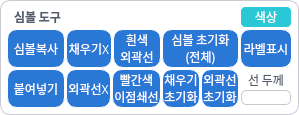
             <widget class="QGroupBox" name="groupBox_2">
              <property name="minimumSize">
               <size>
                <width>0</width>
                <height>100</height>
               </size>
              </property>
              <property name="maximumSize">
               <size>
                <width>16777215</width>
                <height>10000</height>
               </size>
              </property>
              <property name="styleSheet">
               <string notr="true">QGroupBox {
    background-color: rgb(255, 255, 255);
    border: 1px solid rgb(200, 200, 210);
    border-radius: 10px;
    padding: 0px 0px;
}</string>
              </property>
              <property name="title">
               <string/>
              </property>
              <layout class="QGridLayout" name="gridLayout_11">
               <property name="leftMargin">
                <number>6</number>
               </property>
               <property name="topMargin">
                <number>5</number>
               </property>
               <property name="rightMargin">
                <number>6</number>
               </property>
               <property name="bottomMargin">
                <number>6</number>
               </property>
               <property name="spacing">
                <number>1</number>
               </property>
               <item row="5" column="3" colspan="2">
                <widget class="QPushButton" name="btn_red2point_line">
                 <property name="sizePolicy">
                  <sizepolicy hsizetype="Expanding" vsizetype="Expanding">
                   <horstretch>0</horstretch>
                   <verstretch>0</verstretch>
                  </sizepolicy>
                 </property>
                 <property name="minimumSize">
                  <size>
                   <width>0</width>
                   <height>34</height>
                  </size>
                 </property>
                 <property name="maximumSize">
                  <size>
                   <width>1000</width>
                   <height>1000</height>
                  </size>
                 </property>
                 <property name="font">
                  <font>
                   <family>Noto Sans KR Medium</family>
                   <weight>50</weight>
                   <bold>false</bold>
                  </font>
                 </property>
                 <property name="styleSheet">
                  <string notr="true">/* 1. 기본 상태 */
QPushButton {
    color: rgb(255, 255, 255);
    background-color:  rgb(42,120,214);
    border: 1px solid rgb(255, 255, 255);
    border-radius: 10px;
    padding: 1px 1px;                    /*여백*/
}

/* 2. 마우스를 올렸을 때 (Hover) */
QPushButton:hover {
    background-color: rgb(109, 167, 242,0.8); /* 원래 색상보다 약간 밝게 */
}

/* 3. 버튼을 클릭했을 때 (Pressed) - 애니메이션 효과 대체 */
QPushButton:pressed {
    background-color: rgb(160, 196, 242);  /* 원래 색상보다 어둡게 해서 눌린 느낌 전달 */
    border: 2px solid rgb(50, 50, 50);  /* 테두리를 두껍게 하거나 선 색상을 어둡게 */
    padding-left: 3px;                    /* 텍스트가 미세하게 움직이는 효과 (선택사항) */
    padding-top: 3px;
}</string>
                 </property>
                 <property name="text">
                  <string>빨간색
이점쇄선</string>
                 </property>
                </widget>
               </item>
               <item row="5" column="0">
                <widget class="QPushButton" name="btn_SymBol_paste">
                 <property name="sizePolicy">
                  <sizepolicy hsizetype="Expanding" vsizetype="Expanding">
                   <horstretch>0</horstretch>
                   <verstretch>0</verstretch>
                  </sizepolicy>
                 </property>
                 <property name="minimumSize">
                  <size>
                   <width>0</width>
                   <height>34</height>
                  </size>
                 </property>
                 <property name="maximumSize">
                  <size>
                   <width>10000</width>
                   <height>10000</height>
                  </size>
                 </property>
                 <property name="font">
                  <font>
                   <family>Noto Sans KR Medium</family>
                   <weight>50</weight>
                   <bold>false</bold>
                  </font>
                 </property>
                 <property name="styleSheet">
                  <string notr="true">/* 1. 기본 상태 */
QPushButton {
    color: rgb(255, 255, 255);
    background-color:  rgb(42,120,214);
    border: 1px solid rgb(255, 255, 255);
    border-radius: 10px;
    padding: 1px 1px;                    /*여백*/
}

/* 2. 마우스를 올렸을 때 (Hover) */
QPushButton:hover {
    background-color: rgb(109, 167, 242,0.8); /* 원래 색상보다 약간 밝게 */
}

/* 3. 버튼을 클릭했을 때 (Pressed) - 애니메이션 효과 대체 */
QPushButton:pressed {
    background-color: rgb(160, 196, 242);  /* 원래 색상보다 어둡게 해서 눌린 느낌 전달 */
    border: 2px solid rgb(50, 50, 50);  /* 테두리를 두껍게 하거나 선 색상을 어둡게 */
    padding-left: 3px;                    /* 텍스트가 미세하게 움직이는 효과 (선택사항) */
    padding-top: 3px;
}</string>
                 </property>
                 <property name="text">
                  <string>붙여넣기</string>
                 </property>
                </widget>
               </item>
               <item row="5" column="8">
                <widget class="QGroupBox" name="groupBox_8">
                 <property name="sizePolicy">
                  <sizepolicy hsizetype="Expanding" vsizetype="Expanding">
                   <horstretch>0</horstretch>
                   <verstretch>0</verstretch>
                  </sizepolicy>
                 </property>
                 <property name="minimumSize">
                  <size>
                   <width>0</width>
                   <height>0</height>
                  </size>
                 </property>
                 <property name="maximumSize">
                  <size>
                   <width>1000</width>
                   <height>34</height>
                  </size>
                 </property>
                 <property name="styleSheet">
                  <string notr="true">QGroupBox {
    background-color: rgb(255, 255, 255);
    border: 1px solid rgb(255, 255, 255);
    border-radius: 10px;
    padding: 0px 0px;
}</string>
                 </property>
                 <property name="title">
                  <string/>
                 </property>
                 <layout class="QGridLayout" name="gridLayout_15">
                  <property name="leftMargin">
                   <number>0</number>
                  </property>
                  <property name="topMargin">
                   <number>0</number>
                  </property>
                  <property name="rightMargin">
                   <number>0</number>
                  </property>
                  <property name="bottomMargin">
                   <number>0</number>
                  </property>
                  <property name="horizontalSpacing">
                   <number>0</number>
                  </property>
                  <property name="verticalSpacing">
                   <number>3</number>
                  </property>
                  <item row="2" column="1">
                   <widget class="QLineEdit" name="input_line_width">
                    <property name="sizePolicy">
                     <sizepolicy hsizetype="Expanding" vsizetype="Expanding">
                      <horstretch>0</horstretch>
                      <verstretch>0</verstretch>
                     </sizepolicy>
                    </property>
                    <property name="minimumSize">
                     <size>
                      <width>30</width>
                      <height>0</height>
                     </size>
                    </property>
                    <property name="maximumSize">
                     <size>
                      <width>50</width>
                      <height>16777215</height>
                     </size>
                    </property>
                    <property name="styleSheet">
                     <string notr="true">QLineEdit {
    border: 1px solid rgb(200, 200, 210);
    border-radius: 5px;
    background-color: rgb(255, 255, 255);
    padding-left: 5px;
}</string>
                    </property>
                    <property name="frame">
                     <bool>false</bool>
                    </property>
                    <property name="alignment">
                     <set>Qt::AlignLeading|Qt::AlignLeft|Qt::AlignVCenter</set>
                    </property>
                   </widget>
                  </item>
                  <item row="0" column="1">
                   <widget class="QPushButton" name="btn_line">
                    <property name="sizePolicy">
                     <sizepolicy hsizetype="Expanding" vsizetype="Expanding">
                      <horstretch>0</horstretch>
                      <verstretch>0</verstretch>
                     </sizepolicy>
                    </property>
                    <property name="minimumSize">
                     <size>
                      <width>0</width>
                      <height>0</height>
                     </size>
                    </property>
                    <property name="maximumSize">
                     <size>
                      <width>50</width>
                      <height>10000</height>
                     </size>
                    </property>
                    <property name="font">
                     <font>
                      <family>Noto Sans KR</family>
                      <weight>50</weight>
                      <bold>false</bold>
                     </font>
                    </property>
                    <property name="styleSheet">
                     <string notr="true">/* 1. 기본 상태 */
QPushButton {
   color: rgb(85, 93, 109);
    border-radius: 5px;
    padding: 1px 1px;                    /*여백*/
}

</string>
                    </property>
                    <property name="text">
                     <string>선 두께</string>
                    </property>
                    <property name="iconSize">
                     <size>
                      <width>16</width>
                      <height>16</height>
                     </size>
                    </property>
                   </widget>
                  </item>
                 </layout>
                </widget>
               </item>
               <item row="5" column="2">
                <widget class="QPushButton" name="btn_Symbol_outline_del">
                 <property name="sizePolicy">
                  <sizepolicy hsizetype="Expanding" vsizetype="Expanding">
                   <horstretch>0</horstretch>
                   <verstretch>0</verstretch>
                  </sizepolicy>
                 </property>
                 <property name="minimumSize">
                  <size>
                   <width>0</width>
                   <height>0</height>
                  </size>
                 </property>
                 <property name="maximumSize">
                  <size>
                   <width>1000</width>
                   <height>1000</height>
                  </size>
                 </property>
                 <property name="font">
                  <font>
                   <family>Noto Sans KR Medium</family>
                   <weight>50</weight>
                   <bold>false</bold>
                  </font>
                 </property>
                 <property name="styleSheet">
                  <string notr="true">/* 1. 기본 상태 */
QPushButton {
    color: rgb(255, 255, 255);
    background-color:  rgb(42,120,214);
    border: 1px solid rgb(255, 255, 255);
    border-radius: 10px;
    padding: 1px 1px;                    /*여백*/
}

/* 2. 마우스를 올렸을 때 (Hover) */
QPushButton:hover {
    background-color: rgb(109, 167, 242,0.8); /* 원래 색상보다 약간 밝게 */
}

/* 3. 버튼을 클릭했을 때 (Pressed) - 애니메이션 효과 대체 */
QPushButton:pressed {
    background-color: rgb(160, 196, 242);  /* 원래 색상보다 어둡게 해서 눌린 느낌 전달 */
    border: 2px solid rgb(50, 50, 50);  /* 테두리를 두껍게 하거나 선 색상을 어둡게 */
    padding-left: 3px;                    /* 텍스트가 미세하게 움직이는 효과 (선택사항) */
    padding-top: 3px;
}</string>
                 </property>
                 <property name="text">
                  <string>외곽선X</string>
                 </property>
                </widget>
               </item>
               <item row="0" column="8">
                <widget class="QPushButton" name="btn_Symbol_Color">
                 <property name="sizePolicy">
                  <sizepolicy hsizetype="Expanding" vsizetype="Expanding">
                   <horstretch>0</horstretch>
                   <verstretch>0</verstretch>
                  </sizepolicy>
                 </property>
                 <property name="minimumSize">
                  <size>
                   <width>0</width>
                   <height>0</height>
                  </size>
                 </property>
                 <property name="maximumSize">
                  <size>
                   <width>10000</width>
                   <height>10000</height>
                  </size>
                 </property>
                 <property name="font">
                  <font>
                   <family>Noto Sans KR Medium</family>
                   <weight>50</weight>
                   <bold>false</bold>
                  </font>
                 </property>
                 <property name="styleSheet">
                  <string notr="true">/* 1. 기본 상태 */
QPushButton {
    color: rgb(255, 255, 255);
    background-color:  rgb(42,200,214);
    border: 1px solid rgb(255, 255, 255);
    border-radius: 5px;
    padding: 1px 1px;                    /*여백*/
}

/* 2. 마우스를 올렸을 때 (Hover) */
QPushButton:hover {
    background-color: rgb(42, 220, 234,0.8); /* 원래 색상보다 약간 밝게 */
}

/* 3. 버튼을 클릭했을 때 (Pressed) - 애니메이션 효과 대체 */
QPushButton:pressed {
    background-color: rgb(160, 196, 242);  /* 원래 색상보다 어둡게 해서 눌린 느낌 전달 */
    border: 2px solid rgb(50, 50, 50);  /* 테두리를 두껍게 하거나 선 색상을 어둡게 */
    padding-left: 3px;                    /* 텍스트가 미세하게 움직이는 효과 (선택사항) */
    padding-top: 3px;
}</string>
                 </property>
                 <property name="text">
                  <string>색상</string>
                 </property>
                </widget>
               </item>
               <item row="5" column="6">
                <widget class="QPushButton" name="btn_Symbol_Clear_fill_this">
                 <property name="sizePolicy">
                  <sizepolicy hsizetype="Expanding" vsizetype="Expanding">
                   <horstretch>0</horstretch>
                   <verstretch>0</verstretch>
                  </sizepolicy>
                 </property>
                 <property name="minimumSize">
                  <size>
                   <width>0</width>
                   <height>34</height>
                  </size>
                 </property>
                 <property name="maximumSize">
                  <size>
                   <width>40</width>
                   <height>10000</height>
                  </size>
                 </property>
                 <property name="font">
                  <font>
                   <family>Noto Sans KR Medium</family>
                   <weight>50</weight>
                   <bold>false</bold>
                  </font>
                 </property>
                 <property name="styleSheet">
                  <string notr="true">/* 1. 기본 상태 */
QPushButton {
    color: rgb(255, 255, 255);
    background-color:  rgb(42,120,214);
    border: 1px solid rgb(255, 255, 255);
    border-radius: 10px;
    padding: 1px 1px;                    /*여백*/
}

/* 2. 마우스를 올렸을 때 (Hover) */
QPushButton:hover {
    background-color: rgb(109, 167, 242,0.8); /* 원래 색상보다 약간 밝게 */
}

/* 3. 버튼을 클릭했을 때 (Pressed) - 애니메이션 효과 대체 */
QPushButton:pressed {
    background-color: rgb(160, 196, 242);  /* 원래 색상보다 어둡게 해서 눌린 느낌 전달 */
    border: 2px solid rgb(50, 50, 50);  /* 테두리를 두껍게 하거나 선 색상을 어둡게 */
    padding-left: 3px;                    /* 텍스트가 미세하게 움직이는 효과 (선택사항) */
    padding-top: 3px;
}</string>
                 </property>
                 <property name="text">
                  <string>채우기
초기화</string>
                 </property>
                </widget>
               </item>
               <item row="2" column="2" colspan="2">
                <widget class="QPushButton" name="btn_Symbol_fill_del">
                 <property name="sizePolicy">
                  <sizepolicy hsizetype="Expanding" vsizetype="Expanding">
                   <horstretch>0</horstretch>
                   <verstretch>0</verstretch>
                  </sizepolicy>
                 </property>
                 <property name="minimumSize">
                  <size>
                   <width>11</width>
                   <height>34</height>
                  </size>
                 </property>
                 <property name="maximumSize">
                  <size>
                   <width>1000</width>
                   <height>10000</height>
                  </size>
                 </property>
                 <property name="sizeIncrement">
                  <size>
                   <width>0</width>
                   <height>0</height>
                  </size>
                 </property>
                 <property name="font">
                  <font>
                   <family>Noto Sans KR Medium</family>
                   <weight>50</weight>
                   <bold>false</bold>
                  </font>
                 </property>
                 <property name="styleSheet">
                  <string notr="true">/* 1. 기본 상태 */
QPushButton {
    color: rgb(255, 255, 255);
    background-color:  rgb(42,120,214);
    border: 1px solid rgb(255, 255, 255);
    border-radius: 10px;
    padding: 1px 1px;                    /*여백*/
}

/* 2. 마우스를 올렸을 때 (Hover) */
QPushButton:hover {
    background-color: rgb(109, 167, 242,0.8); /* 원래 색상보다 약간 밝게 */
}

/* 3. 버튼을 클릭했을 때 (Pressed) - 애니메이션 효과 대체 */
QPushButton:pressed {
    background-color: rgb(160, 196, 242);  /* 원래 색상보다 어둡게 해서 눌린 느낌 전달 */
    border: 2px solid rgb(50, 50, 50);  /* 테두리를 두껍게 하거나 선 색상을 어둡게 */
    padding-left: 3px;                    /* 텍스트가 미세하게 움직이는 효과 (선택사항) */
    padding-top: 3px;
}</string>
                 </property>
                 <property name="text">
                  <string>채우기X</string>
                 </property>
                </widget>
               </item>
               <item row="2" column="8">
                <widget class="QPushButton" name="btn_label_buffer">
                 <property name="sizePolicy">
                  <sizepolicy hsizetype="Expanding" vsizetype="Expanding">
                   <horstretch>0</horstretch>
                   <verstretch>0</verstretch>
                  </sizepolicy>
                 </property>
                 <property name="minimumSize">
                  <size>
                   <width>0</width>
                   <height>0</height>
                  </size>
                 </property>
                 <property name="maximumSize">
                  <size>
                   <width>10000</width>
                   <height>10000</height>
                  </size>
                 </property>
                 <property name="font">
                  <font>
                   <family>Noto Sans KR Medium</family>
                   <weight>50</weight>
                   <bold>false</bold>
                  </font>
                 </property>
                 <property name="styleSheet">
                  <string notr="true">/* 1. 기본 상태 */
QPushButton {
    color: rgb(255, 255, 255);
    background-color:  rgb(42,120,214);
    border: 1px solid rgb(255, 255, 255);
    border-radius: 10px;
    padding: 1px 1px;                    /*여백*/
}

/* 2. 마우스를 올렸을 때 (Hover) */
QPushButton:hover {
    background-color: rgb(109, 167, 242,0.8); /* 원래 색상보다 약간 밝게 */
}

/* 3. 버튼을 클릭했을 때 (Pressed) - 애니메이션 효과 대체 */
QPushButton:pressed {
    background-color: rgb(160, 196, 242);  /* 원래 색상보다 어둡게 해서 눌린 느낌 전달 */
    border: 2px solid rgb(50, 50, 50);  /* 테두리를 두껍게 하거나 선 색상을 어둡게 */
    padding-left: 3px;                    /* 텍스트가 미세하게 움직이는 효과 (선택사항) */
    padding-top: 3px;
}</string>
                 </property>
                 <property name="text">
                  <string>라벨표시</string>
                 </property>
                </widget>
               </item>
               <item row="2" column="4">
                <widget class="QPushButton" name="btn_white_line">
                 <property name="sizePolicy">
                  <sizepolicy hsizetype="Expanding" vsizetype="Expanding">
                   <horstretch>0</horstretch>
                   <verstretch>0</verstretch>
                  </sizepolicy>
                 </property>
                 <property name="minimumSize">
                  <size>
                   <width>0</width>
                   <height>34</height>
                  </size>
                 </property>
                 <property name="maximumSize">
                  <size>
                   <width>1000</width>
                   <height>1000</height>
                  </size>
                 </property>
                 <property name="font">
                  <font>
                   <family>Noto Sans KR Medium</family>
                   <weight>50</weight>
                   <bold>false</bold>
                  </font>
                 </property>
                 <property name="styleSheet">
                  <string notr="true">/* 1. 기본 상태 */
QPushButton {
    color: rgb(255, 255, 255);
    background-color:  rgb(42,120,214);
    border: 1px solid rgb(255, 255, 255);
    border-radius: 10px;
    padding: 1px 1px;                    /*여백*/
}

/* 2. 마우스를 올렸을 때 (Hover) */
QPushButton:hover {
    background-color: rgb(109, 167, 242,0.8); /* 원래 색상보다 약간 밝게 */
}

/* 3. 버튼을 클릭했을 때 (Pressed) - 애니메이션 효과 대체 */
QPushButton:pressed {
    background-color: rgb(160, 196, 242);  /* 원래 색상보다 어둡게 해서 눌린 느낌 전달 */
    border: 2px solid rgb(50, 50, 50);  /* 테두리를 두껍게 하거나 선 색상을 어둡게 */
    padding-left: 3px;                    /* 텍스트가 미세하게 움직이는 효과 (선택사항) */
    padding-top: 3px;
}</string>
                 </property>
                 <property name="text">
                  <string>흰색
외곽선</string>
                 </property>
                </widget>
               </item>
               <item row="0" column="0">
                <widget class="QLabel" name="label_4">
                 <property name="maximumSize">
                  <size>
                   <width>16777215</width>
                   <height>15</height>
                  </size>
                 </property>
                 <property name="font">
                  <font>
                   <family>Noto Sans KR</family>
                   <weight>75</weight>
                   <bold>true</bold>
                  </font>
                 </property>
                 <property name="styleSheet">
                  <string notr="true">QLabel {
    font-weight: bold;
    color: rgb(85, 93, 109);
    padding-left: 4px;
}
</string>
                 </property>
                 <property name="text">
                  <string>심볼 도구</string>
                 </property>
                </widget>
               </item>
               <item row="2" column="0">
                <widget class="QPushButton" name="btn_SymBol_copy">
                 <property name="sizePolicy">
                  <sizepolicy hsizetype="Expanding" vsizetype="Expanding">
                   <horstretch>0</horstretch>
                   <verstretch>0</verstretch>
                  </sizepolicy>
                 </property>
                 <property name="minimumSize">
                  <size>
                   <width>0</width>
                   <height>34</height>
                  </size>
                 </property>
                 <property name="maximumSize">
                  <size>
                   <width>10000</width>
                   <height>10000</height>
                  </size>
                 </property>
                 <property name="font">
                  <font>
                   <family>Noto Sans KR Medium</family>
                   <weight>50</weight>
                   <bold>false</bold>
                  </font>
                 </property>
                 <property name="styleSheet">
                  <string notr="true">/* 1. 기본 상태 */
QPushButton {
    color: rgb(255, 255, 255);
    background-color:  rgb(42,120,214);
    border: 1px solid rgb(255, 255, 255);
    border-radius: 10px;
    padding: 1px 1px;                    /*여백*/
}

/* 2. 마우스를 올렸을 때 (Hover) */
QPushButton:hover {
    background-color: rgb(109, 167, 242,0.8); /* 원래 색상보다 약간 밝게 */
}

/* 3. 버튼을 클릭했을 때 (Pressed) - 애니메이션 효과 대체 */
QPushButton:pressed {
    background-color: rgb(160, 196, 242);  /* 원래 색상보다 어둡게 해서 눌린 느낌 전달 */
    border: 2px solid rgb(50, 50, 50);  /* 테두리를 두껍게 하거나 선 색상을 어둡게 */
    padding-left: 3px;                    /* 텍스트가 미세하게 움직이는 효과 (선택사항) */
    padding-top: 3px;
}</string>
                 </property>
                 <property name="text">
                  <string>심볼복사</string>
                 </property>
                </widget>
               </item>
               <item row="5" column="7">
                <widget class="QPushButton" name="btn_Symbol_Clear_outline_this">
                 <property name="sizePolicy">
                  <sizepolicy hsizetype="Expanding" vsizetype="Expanding">
                   <horstretch>0</horstretch>
                   <verstretch>0</verstretch>
                  </sizepolicy>
                 </property>
                 <property name="minimumSize">
                  <size>
                   <width>0</width>
                   <height>34</height>
                  </size>
                 </property>
                 <property name="maximumSize">
                  <size>
                   <width>40</width>
                   <height>10000</height>
                  </size>
                 </property>
                 <property name="font">
                  <font>
                   <family>Noto Sans KR Medium</family>
                   <weight>50</weight>
                   <bold>false</bold>
                  </font>
                 </property>
                 <property name="styleSheet">
                  <string notr="true">/* 1. 기본 상태 */
QPushButton {
    color: rgb(255, 255, 255);
    background-color:  rgb(42,120,214);
    border: 1px solid rgb(255, 255, 255);
    border-radius: 10px;
    padding: 1px 1px;                    /*여백*/
}

/* 2. 마우스를 올렸을 때 (Hover) */
QPushButton:hover {
    background-color: rgb(109, 167, 242,0.8); /* 원래 색상보다 약간 밝게 */
}

/* 3. 버튼을 클릭했을 때 (Pressed) - 애니메이션 효과 대체 */
QPushButton:pressed {
    background-color: rgb(160, 196, 242);  /* 원래 색상보다 어둡게 해서 눌린 느낌 전달 */
    border: 2px solid rgb(50, 50, 50);  /* 테두리를 두껍게 하거나 선 색상을 어둡게 */
    padding-left: 3px;                    /* 텍스트가 미세하게 움직이는 효과 (선택사항) */
    padding-top: 3px;
}</string>
                 </property>
                 <property name="text">
                  <string>외곽선
초기화</string>
                 </property>
                </widget>
               </item>
               <item row="2" column="6" colspan="2">
                <widget class="QPushButton" name="btn_Symbol_Clear">
                 <property name="sizePolicy">
                  <sizepolicy hsizetype="Expanding" vsizetype="Expanding">
                   <horstretch>0</horstretch>
                   <verstretch>0</verstretch>
                  </sizepolicy>
                 </property>
                 <property name="minimumSize">
                  <size>
                   <width>0</width>
                   <height>34</height>
                  </size>
                 </property>
                 <property name="maximumSize">
                  <size>
                   <width>10000</width>
                   <height>10000</height>
                  </size>
                 </property>
                 <property name="font">
                  <font>
                   <family>Noto Sans KR Medium</family>
                   <weight>50</weight>
                   <bold>false</bold>
                  </font>
                 </property>
                 <property name="styleSheet">
                  <string notr="true">/* 1. 기본 상태 */
QPushButton {
    color: rgb(255, 255, 255);
    background-color:  rgb(42,120,214);
    border: 1px solid rgb(255, 255, 255);
    border-radius: 10px;
    padding: 1px 1px;                    /*여백*/
}

/* 2. 마우스를 올렸을 때 (Hover) */
QPushButton:hover {
    background-color: rgb(109, 167, 242,0.8); /* 원래 색상보다 약간 밝게 */
}

/* 3. 버튼을 클릭했을 때 (Pressed) - 애니메이션 효과 대체 */
QPushButton:pressed {
    background-color: rgb(160, 196, 242);  /* 원래 색상보다 어둡게 해서 눌린 느낌 전달 */
    border: 2px solid rgb(50, 50, 50);  /* 테두리를 두껍게 하거나 선 색상을 어둡게 */
    padding-left: 3px;                    /* 텍스트가 미세하게 움직이는 효과 (선택사항) */
    padding-top: 3px;
}</string>
                 </property>
                 <property name="text">
                  <string>심볼 초기화
(전체)</string>
                 </property>
                </widget>
               </item>
              </layout>
             </widget>
